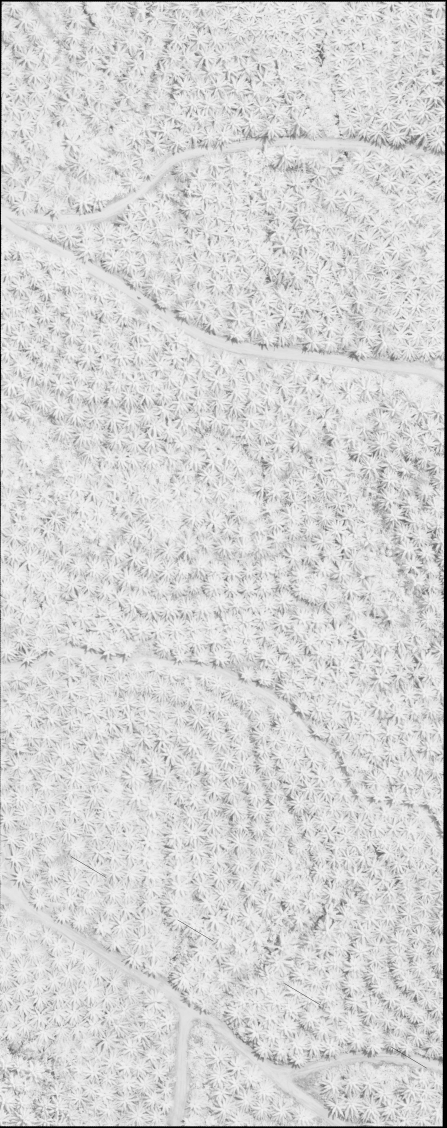
#> input picture DATA/FOTO_UDARA/REGION_1/GENERATE_RESULTS/nir.jpg, 1341 x 3382 px, given in place of nir.bmp, which was not available (shown at 1/3 size)
$ python generate_img_grid_NIR.py
#> lines starting #> are read from the running program, lines starting #| are printed output that depends on the picture; pictures that were not available may be replaced by others from this repository, and a replacement may not be noted
# -*- coding: utf-8 -*-
"""
Created on Thu Feb 23 15:50:25 2023

@author: Muchsin
"""

import numpy as np
import cv2 as cv

REGION = '3'

img = cv.imread('../DATA/FOTO_UDARA/REGION_'+REGION+'/GENERATE_RESULTS/nir.bmp', cv.IMREAD_UNCHANGED)
#> img is the input picture: shape (3382, 1341); min 0, max 254, mean 214.3
[r, c] = img.shape[:2]
#> r = 3382; c = 1341

for y in range(0, r-416, 316):
    for x in range(0, c-416, 316):
        print(str(y)+" "+str(x))
        y1 = y
        x1 = x
        y2 = y+416
        x2 = x+416
        if len(img.shape) == 2:
            nirROI = img[y1:y2, x1:x2]
        else:
            nirROI = img[y1:y2, x1:x2, :]
        cv.imwrite("../DATA/FOTO_UDARA/REGION_"+REGION+"/IMG_GRID_NIR/"+str(y)+"_"+str(x)+".bmp", nirROI)
#> this loop made 10 passes
#> pass 1, `cv.imwrite("../DATA/FOTO_UDARA/REGION_"+REGION+"/IMG_GRID_NIR/"+str(y)..`:
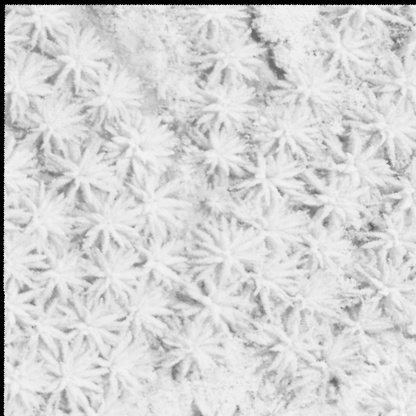
#> saved as 0_0.bmp: shape (416, 416); min 0, max 248, mean 212.3
#> pass 1, `cv.imwrite("../DATA/FOTO_UDARA/REGION_"+REGION+"/IMG_GRID_NIR/"+str(y)..`:
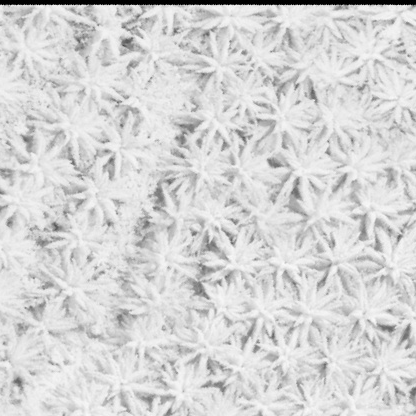
#> saved as 0_316.bmp: shape (416, 416); min 0, max 250, mean 213.4
#> pass 1, `cv.imwrite("../DATA/FOTO_UDARA/REGION_"+REGION+"/IMG_GRID_NIR/"+str(y)..`:
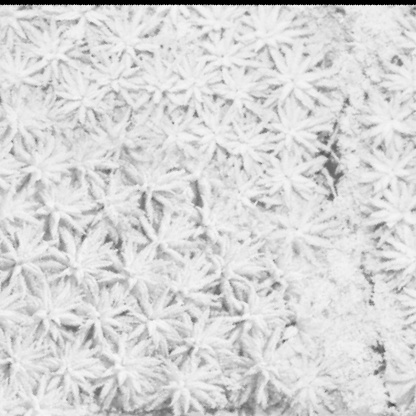
#> saved as 0_632.bmp: shape (416, 416); min 0, max 250, mean 215.2
#> pass 2, `cv.imwrite("../DATA/FOTO_UDARA/REGION_"+REGION+"/IMG_GRID_NIR/"+str(y)..`:
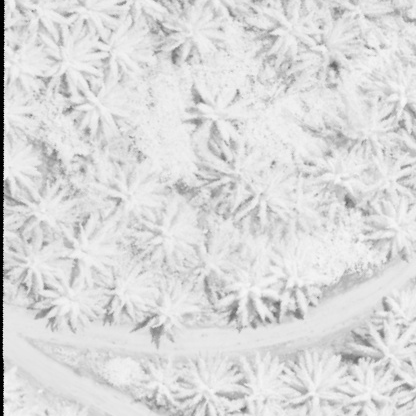
#> saved as 316_0.bmp: shape (416, 416); min 0, max 249, mean 218
